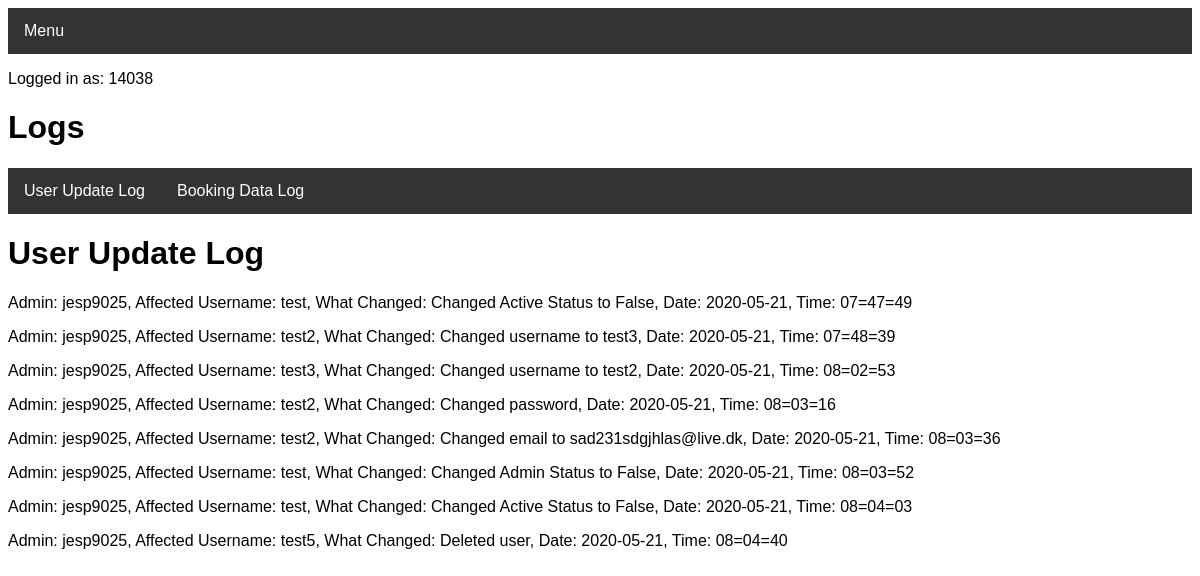
/userdatalog (signed in), run on the app's committed database.
### tables this page shows
CREATE TABLE UpdateUserData (updateuserdata_admin STRING, updateuserdata_affected_user STRING, updateuserdata_what_changed STRING, updateuserdata_date DATE, updateuserdata_time TIME);

### routes.py (the view)
@app.route("/userdatalog")
def userdatalog():
    if "name" not in session:
        return redirect(url_for("login"))
    if user.checkIfAdmin(session['name']) == False:
        return redirect(url_for("denied"))
    lst = updateUserData.readUserDataLog()
    return render_template("userdatalog.html", data=lst, username=session['name'])

### Project.py (called while the page is built)
    def checkIfAdmin(self, username):
        try:
            c = self.conn.cursor()
            c.execute("SELECT user_is_admin FROM User WHERE user_username = '{}'".format(username))
            lst = c.fetchall()
            toList = functools.reduce(operator.add, (lst))
            for item in toList:
                if item == "True":
                    return True
            return False
        except TypeError:
            pass

    def readUserDataLog(self):
        try:
            c = self.conn.cursor()
            c.execute("SELECT 'Admin:', updateuserdata_admin, 'Affected Username:', updateuserdata_affected_user, 'What Changed:', updateuserdata_what_changed, 'Date:', updateuserdata_date, 'Time:', updateuserdata_time FROM UpdateUserData")
            lst = c.fetchall()
            c.close
            return lst
        except sqlite3.Error as e:
            return "An error occurred:", e.args[0]

### templates/userdatalog.html (shortened to what this page needs)
<!DOCTYPE html>
<head>
<link rel="stylesheet" href="../static/theme.css">
<link rel="stylesheet" type="text/css" href="../static/barstyle.css" title="style"/>
<link rel="stylesheet" type="text/css" href="../static/errorstyle.css" title="style"/>
</head>
<body>
<div class="navbar">
  <div class="dropdown">
    <button class="dropbtn">Menu
      <i class="fa fa-caret-down"></i>
    </button>
  </div>
</div>
</body>
<p>Logged in as: {{ username }}</p>
<h1>Logs</h1>
<div class="container">
    <div class="navbar">
        <a href="userdatalog">User Update Log</a>
        <a href="bookingdatalog">Booking Data Log</a>
    </div>
    <h1>User Update Log</h1>
</div>
<body>
    {%for value in data%}
     <p>{{value | replace("(", "") | replace(")", "") | replace(":", "=") | replace("'", "") | replace("=,", ":")}}</p>
    {%endfor%}
   </body>

### static/barstyle.css (style rules this page uses)
body { font-family: Arial, Helvetica, sans-serif; }
.navbar { overflow: hidden; background-color: #333; }
.navbar a { float: left; font-size: 16px; color: white; text-align: center; padding: 14px 16px; text-decoration: none; }
.dropdown { float: left; overflow: hidden; }
.dropdown .dropbtn { font-size: 16px; border: none; outline: none; color: white; padding: 14px 16px; background-color: inherit; font-family: inherit; margin: 0; }

### data on the page
UpdateUserData: value "Admin: jesp9025, Affected Username: test, What Changed: Changed Active Status to False, Date: 2020-05-21, Time: 07=47=49"
UpdateUserData: value "Admin: jesp9025, Affected Username: test2, What Changed: Changed username to test3, Date: 2020-05-21, Time: 07=48=39"
UpdateUserData: value "Admin: jesp9025, Affected Username: test3, What Changed: Changed username to test2, Date: 2020-05-21, Time: 08=02=53"
UpdateUserData: value "Admin: jesp9025, Affected Username: test2, What Changed: Changed password, Date: 2020-05-21, Time: 08=03=16"
UpdateUserData: value "Admin: jesp9025, Affected Username: test2, What Changed: Changed email to sad231sdgjhlas@live.dk, Date: 2020-05-21, Time: 08=03=36"
UpdateUserData: value "Admin: jesp9025, Affected Username: test, What Changed: Changed Admin Status to False, Date: 2020-05-21, Time: 08=03=52"
UpdateUserData: value "Admin: jesp9025, Affected Username: test, What Changed: Changed Active Status to False, Date: 2020-05-21, Time: 08=04=03"
UpdateUserData: value "Admin: jesp9025, Affected Username: test5, What Changed: Deleted user, Date: 2020-05-21, Time: 08=04=40"

### other printed values
{{ username }} "14038"
